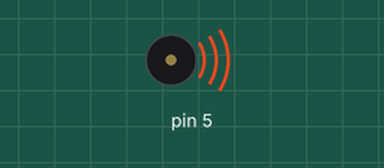
Recording of a sketch running on a simulated Arduino Uno, built with avr-gcc and run on an emulated ATmega328P. On the bench: buzzer (waves = sounding).

Above: at 0.09 s.
Timing chart, 0 to 3.3 s (numbered marks = the images above):
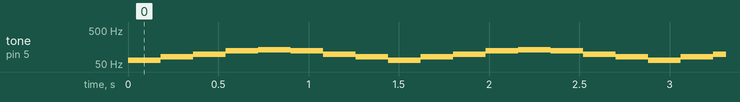

The sketch:

toneVar_solution_05.ino
```cpp
int delayTime = 180;

void setup()
{

}

void loop()
{
  tone(5, 65);
  delay(delayTime);
  tone(5, 82);
  delay(delayTime);
  tone(5, 98);
  delay(delayTime);
  tone(5, 123);
  delay(delayTime);
  tone(5, 130);
  delay(delayTime);
  tone(5, 123);
  delay(delayTime);
  tone(5, 98);
  delay(delayTime);
  tone(5, 82);
  delay(delayTime);
}
```

Measured:
- by itself, tone on pin 5: repeats every 1.4 s: 82 Hz 0.18 s, 98 Hz 0.18 s, 123 Hz 0.18 s, 130 Hz 0.18 s, 123 Hz 0.18 s, 98 Hz 0.18 s, 82 Hz 0.18 s, 65 Hz 0.18 s
